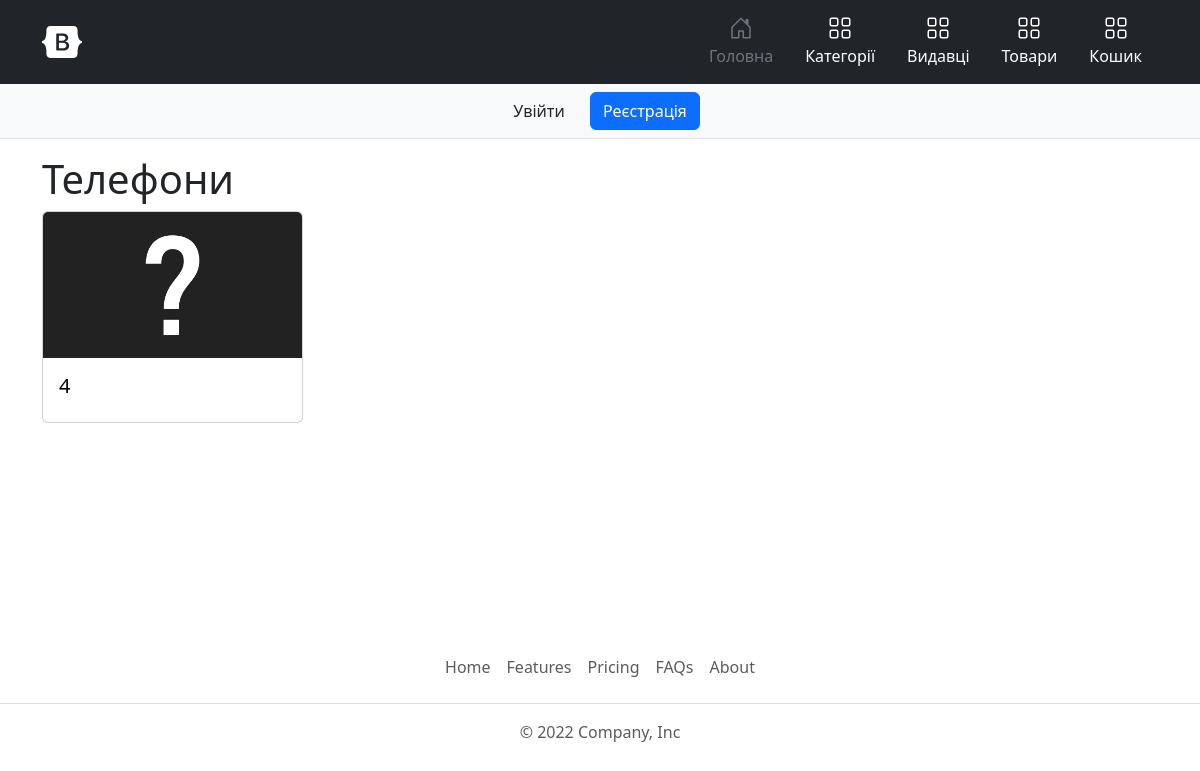
Before: /publisher/view/3 with the older database file.
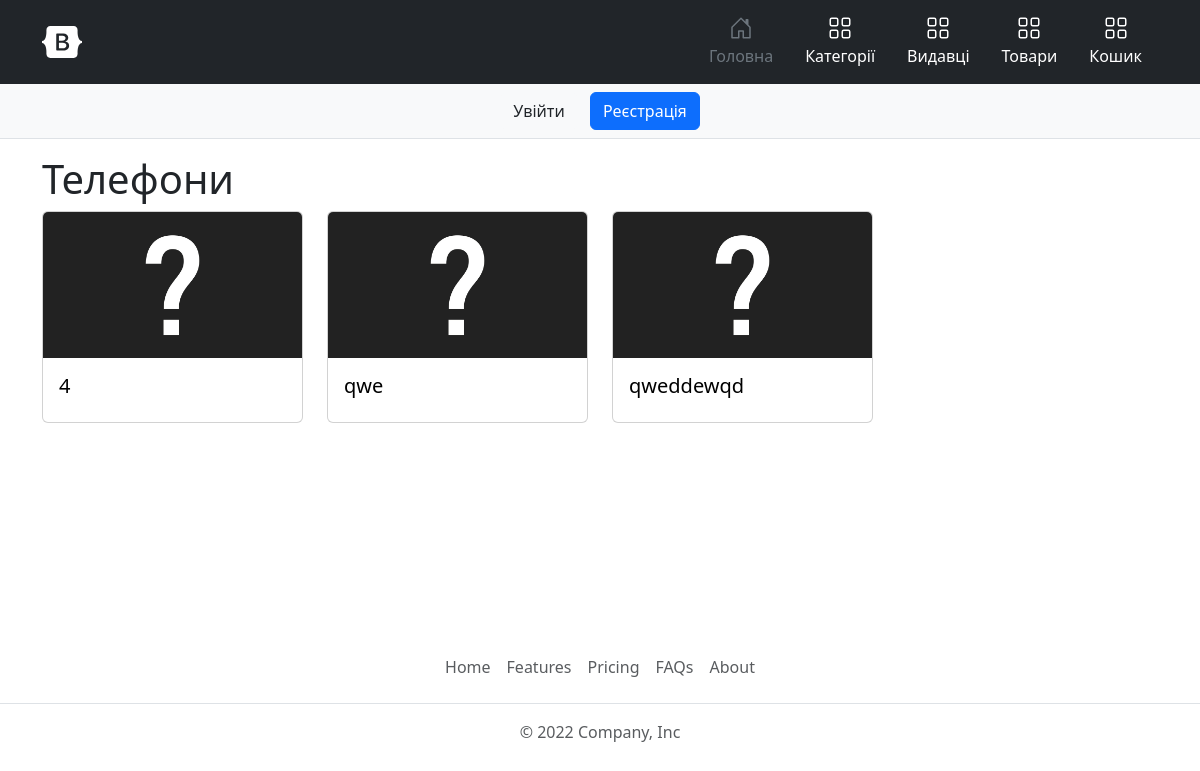
After: the same page with the newer database file.
### tables this page shows
CREATE TABLE `product` (
  `id` int NOT NULL COMMENT 'ID',
  `name` varchar(255) NOT NULL COMMENT 'Назва товару',
  `publisher_id` int DEFAULT NULL COMMENT 'Категорія',
  `price` double NOT NULL COMMENT 'Ціна',
  `count` int NOT NULL COMMENT 'Кількість',
  `short_description` text COMMENT 'Короткий опис товару',
  `description` text,
  `visible` int NOT NULL DEFAULT '1',
  `photo` varchar(255) DEFAULT NULL
);

### core/Template.php (called while the page is built, shortened)
<?php
class Template
{
    protected $path;
    public function __construct($path)
    {
        $this->path = $path;
    }
    public function getHTML()
    {
        include($this->path);
        $html = ob_get_contents();
        return $html;
    }
}

### core/Controller.php (called while the page is built, shortened)
<?php
class Controller
{
    protected $viewPath;
    public function __construct()
    {
        $this->moduleName = \core\Core::getInstance()->app['moduleName'];
        $this->actionName = \core\Core::getInstance()->app['actionName'];
        $this->viewPath = "views/$this->moduleName/$this->actionName.php";
    }
    public function render($viewPath = null, $params = null)
    {
        if (empty($viewPath))
            $viewPath = $this->viewPath;
        $tpl = new Template($viewPath);
        if (!empty($params))
            $tpl->setParams($params);
        return $tpl->getHTML();
    }
}

### controllers/PublisherController.php (called while the page is built, shortened)
<?php
class PublisherController extends Controller
{
    public function viewAction($params)
    {
        $id = intval($params[0]);
        $publisher = Publisher::getPublisherById($id);
        $products = Product::getProductsInPublisherId($id);
        return $this->render(null, [
            'publisher' => $publisher,
            'products' => $products
        ]);
    }
}

### index.php (called while the page is built, shortened)
<?php
spl_autoload_register(function ($className) {
    $path = $className . '.php';
});
$core = core\Core::getInstance();
$core->Initialize();
$core->Run();

### core/DB.php (called while the page is built, shortened)
<?php
class DB
{
    protected $pdo;
    public function __construct($hostname, $login, $password, $database)
    {
        $this->pdo = new \PDO("mysql:host=$hostname;dbname=$database", $login, $password);
    }
    public function select($tableName, $fieldList = "*", $conditionArray = null)
    {
        if (is_string($fieldList))
            $fieldListString = $fieldList;
        $wherePartString = "";
        if (is_array($conditionArray)) {
            foreach ($conditionArray as $key => $value) {
                $parts[] = "$key = :$key";
            }
            $wherePartString = "WHERE " . implode(' AND ', $parts);
        }
        $res = $this->pdo->prepare("SELECT $fieldListString FROM $tableName $wherePartString");
        $res->execute($conditionArray);
        return $res->fetchAll(\PDO::FETCH_ASSOC);
    }
}

### models/Publisher.php (called while the page is built, shortened)
<?php
class Publisher
{
    protected static $tableName = 'publisher';
    public static function getPublisherById($id)
    {
        $rows = Core::getInstance()->db->select(
            self::$tableName,
            '*',
            [
                'id' => $id
            ]
        );
        if (!empty($rows))
            return $rows[0];
        else
            return null;
    }
}

### models/Product.php (called while the page is built, shortened)
<?php
class Product
{
    protected static $tableName = 'product';
    public static function getProductsInPublisherId($publisher_id)
    {
        $rows = Core::getInstance()->db->select(self::$tableName, '*', [
            'publisher_id' => $publisher_id
        ]);
        return $rows;
    }
}

### views/publisher/view.php (the view, shortened to what this page needs)
<h1>
    <?= $publisher['name'] ?>
</h1>
<div class="row row-cols-1 row-cols-md-4 g-4 categories-list">
    <?php foreach ($products as $row): ?>
        <div class="col">
            <a href="/product/view/<?= $row['id'] ?>" class="card-link">
                <div class="card">
                    <div class="ratio ratio-16x9">
                        <?php $filePath = 'files/product/' . $row['photo']; ?>
                        <?php if (is_file($filePath)): ?>
                            <img src="/<?= $filePath ?>" class="card-img-top" alt="<?= $row['name'] ?>">
                            <?php else: ?>
                            <img src="/static/images/default.jpg" class="card-img-top" alt="default">
                            <?php endif; ?>
                    </div>
                    <div class="card-body">
                        <h5 class="card-title">
                            <?= $row['name'] ?>
                        </h5>
                    </div>
                </div>
            </a>
        </div>
        <?php endforeach; ?>
</div>

Changed rows visible on the page:
added product: name "qwe"
added product: name "qweddewqd"
